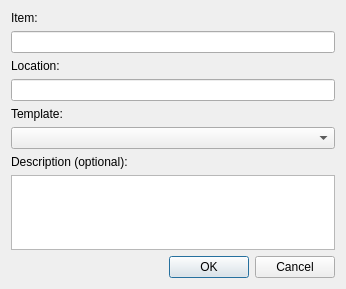
<?xml version="1.0" encoding="UTF-8"?>
<ui version="4.0">
 <class>ItemDescriptionDialog</class>
 <widget class="QDialog" name="ItemDescriptionDialog">
  <property name="geometry">
   <rect>
    <x>0</x>
    <y>0</y>
    <width>346</width>
    <height>289</height>
   </rect>
  </property>
  <property name="sizePolicy">
   <sizepolicy hsizetype="Ignored" vsizetype="Ignored">
    <horstretch>0</horstretch>
    <verstretch>0</verstretch>
   </sizepolicy>
  </property>
  <property name="windowTitle">
   <string>Item/Description Editor</string>
  </property>
  <property name="modal">
   <bool>true</bool>
  </property>
  <layout class="QVBoxLayout" name="verticalLayout_2">
   <item>
    <widget class="QLabel" name="itemLabel">
     <property name="text">
      <string>Item:</string>
     </property>
     <property name="buddy">
      <cstring>itemEdit</cstring>
     </property>
    </widget>
   </item>
   <item>
    <widget class="QLineEdit" name="itemEdit"/>
   </item>
   <item>
    <widget class="QLabel" name="locationLabel">
     <property name="text">
      <string>Location:</string>
     </property>
     <property name="buddy">
      <cstring>locationEdit</cstring>
     </property>
    </widget>
   </item>
   <item>
    <widget class="QLineEdit" name="locationEdit"/>
   </item>
   <item>
    <widget class="QLabel" name="templateLabel">
     <property name="text">
      <string>Template:</string>
     </property>
     <property name="buddy">
      <cstring>templateCombo</cstring>
     </property>
    </widget>
   </item>
   <item>
    <widget class="QComboBox" name="templateCombo"/>
   </item>
   <item>
    <widget class="QLabel" name="descriptionLabel">
     <property name="text">
      <string>Description (optional):</string>
     </property>
     <property name="buddy">
      <cstring>descriptionTextEdit</cstring>
     </property>
    </widget>
   </item>
   <item>
    <widget class="QPlainTextEdit" name="descriptionTextEdit"/>
   </item>
   <item>
    <widget class="QDialogButtonBox" name="buttonBox">
     <property name="orientation">
      <enum>Qt::Horizontal</enum>
     </property>
     <property name="standardButtons">
      <set>QDialogButtonBox::Cancel|QDialogButtonBox::Ok</set>
     </property>
    </widget>
   </item>
  </layout>
 </widget>
 <tabstops>
  <tabstop>itemEdit</tabstop>
  <tabstop>locationEdit</tabstop>
  <tabstop>templateCombo</tabstop>
  <tabstop>descriptionTextEdit</tabstop>
 </tabstops>
 <resources/>
 <connections>
  <connection>
   <sender>buttonBox</sender>
   <signal>accepted()</signal>
   <receiver>ItemDescriptionDialog</receiver>
   <slot>accept()</slot>
   <hints>
    <hint type="sourcelabel">
     <x>248</x>
     <y>254</y>
    </hint>
    <hint type="destinationlabel">
     <x>157</x>
     <y>274</y>
    </hint>
   </hints>
  </connection>
  <connection>
   <sender>buttonBox</sender>
   <signal>rejected()</signal>
   <receiver>ItemDescriptionDialog</receiver>
   <slot>reject()</slot>
   <hints>
    <hint type="sourcelabel">
     <x>316</x>
     <y>260</y>
    </hint>
    <hint type="destinationlabel">
     <x>286</x>
     <y>274</y>
    </hint>
   </hints>
  </connection>
 </connections>
</ui>
